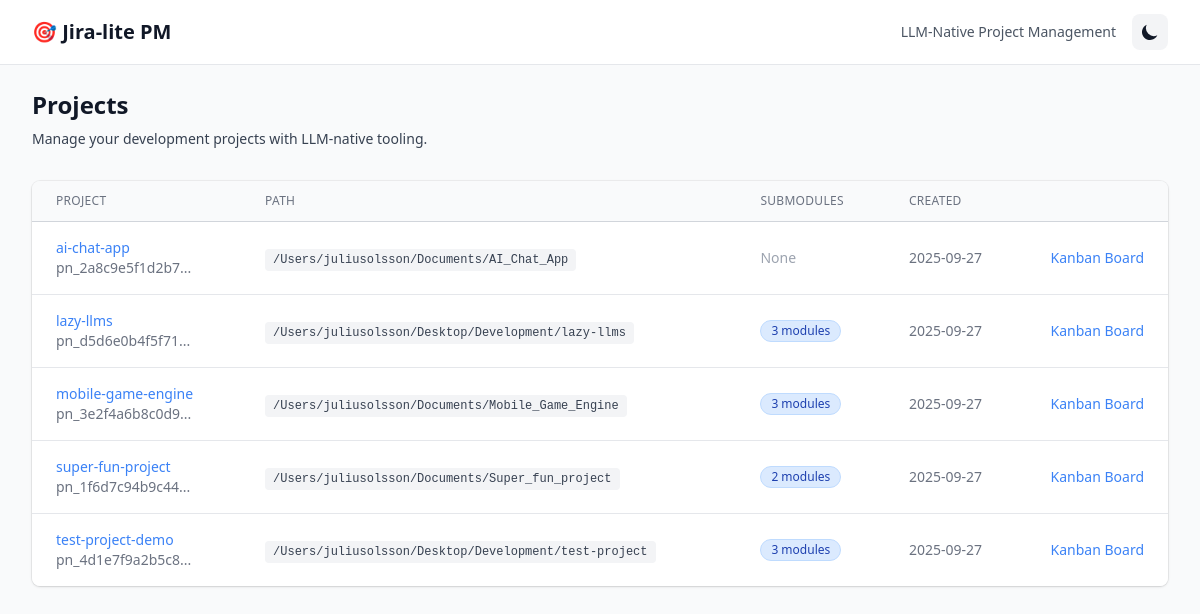
Before: / with the older database file.
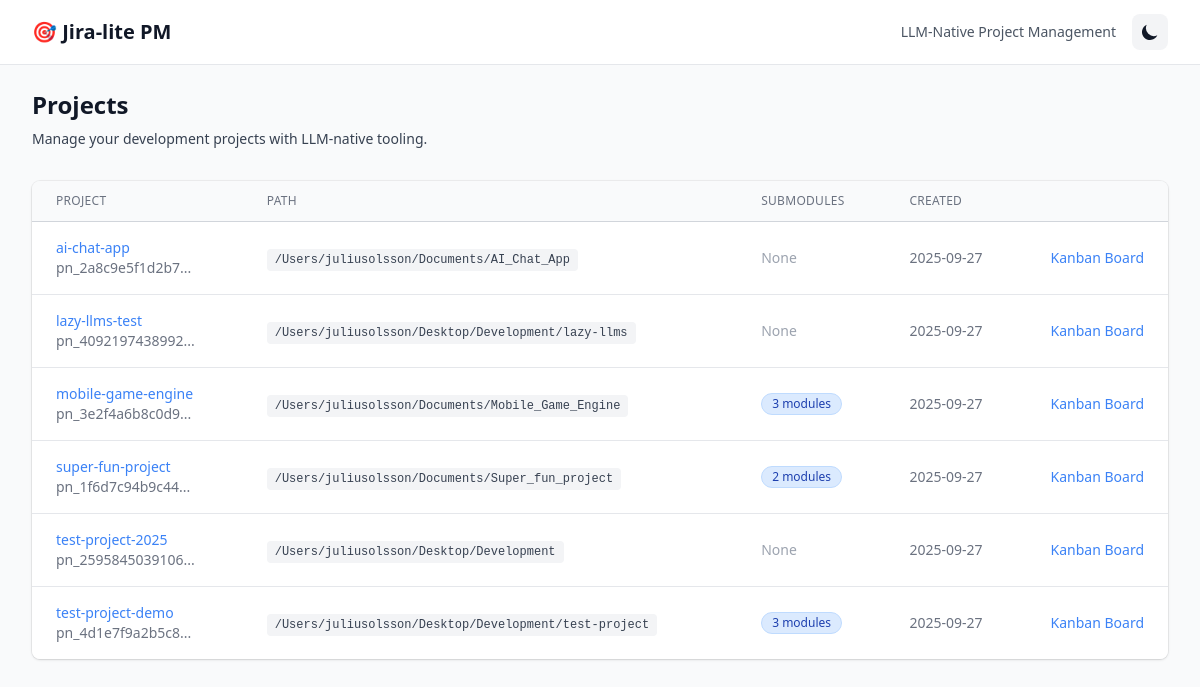
After: the same page with the newer database file.
### src/jira_lite/models.py (models this page shows, shortened)
class BaseModel(Model):
    class Meta:
        database = db

class Project(BaseModel):
    project_id = CharField(unique=True, index=True, max_length=64)
    project_slug = CharField(index=True, max_length=100)
    absolute_path = CharField(max_length=500)
    metadata = TextField(null=True)  # JSON string for submodules, vcs, mcp config
    created_utc = DateTimeField(default=datetime.utcnow, index=True)
    updated_utc = DateTimeField(default=datetime.utcnow)
    @property
    def submodules(self):
        if not self.metadata:
            return []
        try:
            data = json.loads(self.metadata)
            return data.get('submodules', [])
        except (json.JSONDecodeError, TypeError):
            return []
    @property
    def vcs(self):
        """Get VCS info from metadata JSON"""
        if not self.metadata:
            return {}
        try:
            data = json.loads(self.metadata)
            return data.get('vcs', {})
        except (json.JSONDecodeError, TypeError):
            return {}
    @property
    def mcp(self):
        """Get MCP config from metadata JSON"""
        if not self.metadata:
            return {}
        try:
            data = json.loads(self.metadata)
            return data.get('mcp', {})
        except (json.JSONDecodeError, TypeError):
            return {}

### src/jira_lite/app.py (the view)
    @app.route('/')
    def index():
        projects = ProjectRepository.get_all()
        return render_template('index.html', projects=projects)

### src/jira_lite/repositories.py (called while the page is built)
    @staticmethod
    def get_all() -> List[Project]:
        return list(Project.select().order_by(Project.project_slug))

### src/jira_lite/utils.py (called while the page is built, shortened)
def format_date(date_obj, format='%Y-%m-%d'):
    if not date_obj:
        return 'N/A'
    if isinstance(date_obj, datetime):
        return date_obj.strftime(format)
    return str(date_obj)

### src/jira_lite/templates/index.html (shortened to what this page needs)
{% extends "base.html" %}
{% block content %}
<div class="px-4 sm:px-0">
    <div class="sm:flex sm:items-center">
        <div class="sm:flex-auto">
            <h1 class="text-2xl font-semibold text-gray-900 dark:text-gray-100">Projects</h1>
            <p class="mt-2 text-sm text-gray-700 dark:text-gray-400">Manage your development projects with LLM-native tooling.</p>
        </div>
    </div>
    {% if projects %}
    <div class="mt-8 flow-root">
        <div class="-mx-4 -my-2 overflow-x-auto sm:-mx-6 lg:-mx-8">
            <div class="inline-block min-w-full py-2 align-middle sm:px-6 lg:px-8">
                <div class="overflow-hidden shadow ring-1 ring-black ring-opacity-5 md:rounded-lg">
                    <table class="min-w-full divide-y divide-gray-300 dark:divide-dark-border">
                        <thead class="bg-gray-50 dark:bg-dark-surface">
                            <tr>
                                <th scope="col" class="px-6 py-3 text-left text-xs font-medium text-gray-500 dark:text-gray-400 uppercase tracking-wide">
                                    Project
                                </th>
                                <th scope="col" class="px-6 py-3 text-left text-xs font-medium text-gray-500 dark:text-gray-400 uppercase tracking-wide">
                                    Path
                                </th>
                                <th scope="col" class="px-6 py-3 text-left text-xs font-medium text-gray-500 dark:text-gray-400 uppercase tracking-wide">
                                    Submodules
                                </th>
                                <th scope="col" class="px-6 py-3 text-left text-xs font-medium text-gray-500 dark:text-gray-400 uppercase tracking-wide">
                                    Created
                                </th>
                                <th scope="col" class="relative px-6 py-3">
                                </th>
                            </tr>
                        </thead>
                        <tbody class="divide-y divide-gray-200 dark:divide-dark-border bg-white dark:bg-dark-bg">
                            {% for project in projects %}
                            <tr class="hover:bg-gray-50 dark:hover:bg-dark-hover">
                                <td class="whitespace-nowrap px-6 py-4">
                                    <div class="flex items-center">
                                        <div>
                                            <div class="text-sm font-medium text-gray-900 dark:text-gray-100">
                                                <a href="/{{ project.project_id }}/kanban" class="text-primary hover:text-blue-700 dark:hover:text-blue-400">
                                                    {{ project.project_slug }}
                                                </a>
                                            </div>
                                            <div class="text-sm text-gray-500 dark:text-gray-400">{{ project.project_id[:16] }}...</div>
                                        </div>
                                    </div>
                                </td>
                                <td class="whitespace-nowrap px-6 py-4 text-sm text-gray-500 dark:text-gray-400">
                                    <code class="bg-gray-100 dark:bg-gray-800 px-2 py-1 rounded text-xs text-gray-700 dark:text-gray-300">{{ project.absolute_path }}</code>
                                </td>
                                <td class="whitespace-nowrap px-6 py-4 text-sm text-gray-500 dark:text-gray-400">
                                    {% if project.submodules %}
                                        <span class="inline-flex items-center rounded-full bg-blue-100 dark:bg-blue-900/50 px-2.5 py-0.5 text-xs font-medium text-blue-800 dark:text-blue-300 border border-blue-200 dark:border-blue-800">
                                            {{ project.submodules|length }} modules
                                        </span>
                                    {% else %}
                                        <span class="text-gray-400">None</span>
                                    {% endif %}
                                </td>
                                <td class="whitespace-nowrap px-6 py-4 text-sm text-gray-500 dark:text-gray-400">
                                    {{ project.created_utc | format_date }}
                                </td>
                                <td class="relative whitespace-nowrap py-4 pl-3 pr-4 text-right text-sm font-medium sm:pr-6">
                                    <a href="/{{ project.project_id }}/kanban" class="text-primary hover:text-blue-700 dark:hover:text-blue-400">
                                        Kanban Board
                                    </a>
                                </td>
                            </tr>
                            {% endfor %}
                        </tbody>
                    </table>
                </div>
            </div>
        </div>
    </div>
    {% endif %}
</div>
{% endblock %}

### src/jira_lite/templates/base.html (shortened to what this page needs)
<!DOCTYPE html>
<html lang="en">
<head>
    <script src="https://cdn.tailwindcss.com"></script>
</head>
<body class="bg-gray-50 dark:bg-dark-bg text-gray-900 dark:text-gray-200 min-h-screen transition-colors">
    <nav class="bg-white dark:bg-dark-surface border-b border-gray-200 dark:border-dark-border">
        <div class="max-w-full mx-auto px-4 sm:px-6 lg:px-8">
            <div class="flex justify-between h-16">
                <div class="flex items-center">
                    <h1 class="text-xl font-semibold text-gray-900 dark:text-gray-100">
                        <a href="/" class="hover:text-primary dark:hover:text-primary-dark transition-colors">🎯 Jira-lite PM</a>
                    </h1>
                </div>
                <div class="flex items-center space-x-4">
                    <span class="text-sm text-gray-600 dark:text-gray-400">LLM-Native Project Management</span>
                    <button id="theme-toggle"
                            class="p-2 rounded-lg bg-gray-100 dark:bg-gray-800 hover:bg-gray-200 dark:hover:bg-gray-700 transition-colors"
                            aria-label="Toggle theme">
                        <svg id="theme-dark-icon" class="w-5 h-5" fill="currentColor" viewBox="0 0 20 20">
                            <path d="M17.293 13.293A8 8 0 016.707 2.707a8.001 8.001 0 1010.586 10.586z"></path>
                        </svg>
                    </button>
                </div>
            </div>
        </div>
    </nav>
    <main class="{% block main_class %}max-w-full{% endblock %} mx-auto py-6 sm:px-6 lg:px-8">
        {% block content %}{% endblock %}
    </main>
</body>
</html>

Changed rows visible on the page:
changed Project "/Users/juliusolsson/Desktop/Development/lazy-llms": project_slug "lazy-llms" → "lazy-llms-test"; project_id "pn_d5d6e0b4f5f71" → "pn_4092197438992"; submodules|length "3" → (not shown); metadata "modules" → "None"
added Project: project_slug "test-project-2025", project_id "pn_2595845039106", absolute_path "/Users/juliusolsson/Desktop/Development", shows "None", created_utc "2025-09-27"
